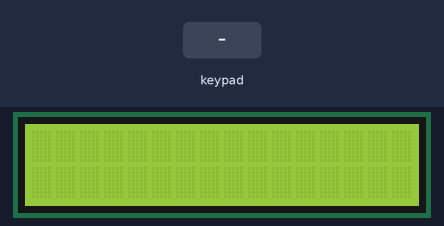
A sketch run on a simulated Arduino Uno, built with avr-gcc and run on an emulated ATmega328P. On the bench: 16×2 character LCD. The test bench sets the inputs (shaded band).

Above: at 1.2 s.
1.3 s: keypad keys 6 7 8 9 A pressed 0.4 s apart
At 4.3 s:
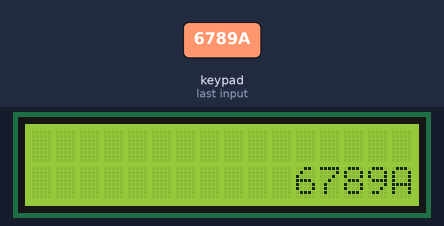
4.8 s: key 'A' pressed
At 5.7 s:
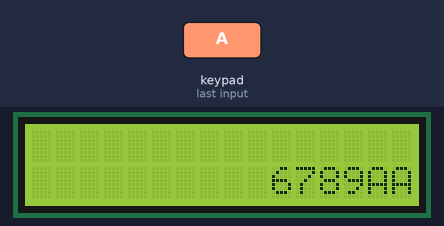
6.3 s: key 'B' pressed
At 7.0 s:
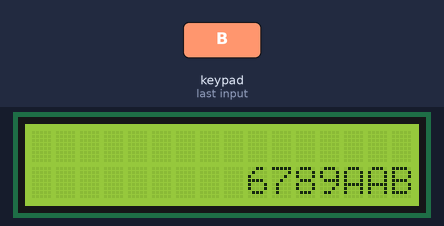
7.8 s: keypad keys 6 7 8 9 D pressed 0.4 s apart
At 10.7 s:
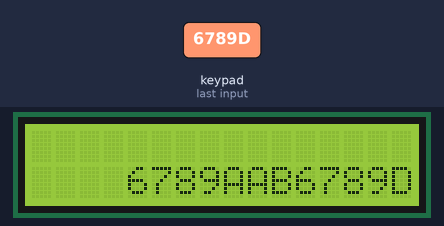
11.3 s: key 'C' pressed
At 12.4 s:
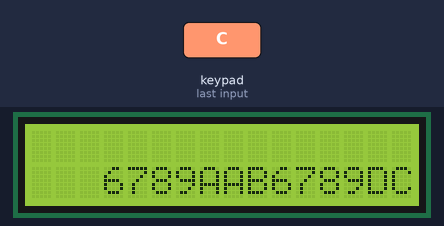
12.8 s: keypad keys 2 3 4 5 A pressed 0.4 s apart
At 14.8 s:
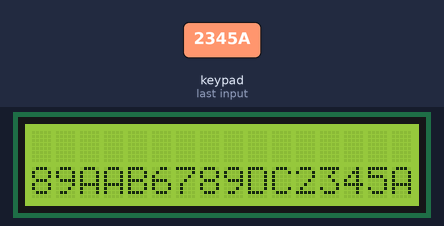
Timing chart, 0 to 16.3 s (numbered marks = the images above; inputs shaded):
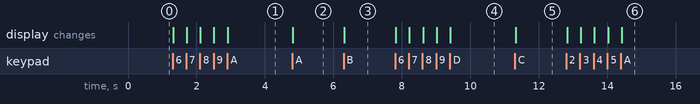

Measured:
- after the input at 1.3 s, the display: first changes at once (image 1 shows a later state)
- after the input at 4.8 s, the display: changes at once (image 2)
- after the input at 6.3 s, the display: changes at once (image 3)
- after the input at 7.8 s, the display: first changes at once (image 4 shows a later state)
- after the input at 11.3 s, the display: changes at once (image 5)
- after the input at 12.8 s, the display: first changes at once (image 6 shows a later state)

The sketch:

keypad.ino
```cpp
#include<LiquidCrystal_I2C.h>
LiquidCrystal_I2C lcd(0x27,16,2);
#include <Keypad.h>

const byte ROWS = 4; //four rows
const byte COLS = 4; //four columns
//define the cymbols on the buttons of the keypads
char hexaKeys[COLS][ROWS] = {
  {'1','2','3','A'},
  {'4','5','6','B'},
  {'7','8','9','C'},
  {'*','0','#','D'}
};
byte rowPins[ROWS] = {6,7,8,9}; //connect to the row pinouts of the keypad
byte colPins[COLS] = {2,3,4,5}; //connect to the column pinouts of the keypad
String customKey("");
//initialize an instance of class NewKeypad
Keypad customKeypad = Keypad( makeKeymap(hexaKeys), colPins, rowPins, COLS, ROWS);

void setup(){
  lcd.init();
  lcd.backlight();
  lcd.clear();
}

void loop(){
  char k = customKeypad.getKey();


  if(k){
    if(k == '#'){
      lcd.clear();
      customKey = "";
      }
  else{
      customKey = customKey + String(k);
      lcd.clear();
      if(k == '*') customKey.remove(customKey.length()-1);
      lcd.setCursor(16-customKey.length(),1);
      lcd.print(customKey);
    }
  }
}
```
